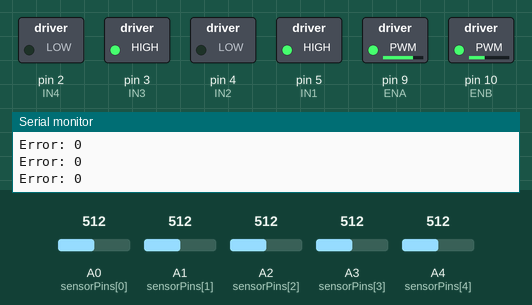
Simulated run of this sketch. Board: Arduino Uno, built with avr-gcc and run on an emulated ATmega328P. Shown: switched loads named in the sketch (green lamp = pin HIGH), the last lines printed to the serial monitor. The test bench sets the inputs (shaded band); at power-on: A0 (sensorPins[0]) = 512, A2 (sensorPins[2]) = 512, A1 (sensorPins[1]) = 512, A3 (sensorPins[3]) = 512, A4 (sensorPins[4]) = 512.

Above: at 1.2 s.
1.3 s: A0 (sensorPins[0]) set to 487
At 2.4 s:
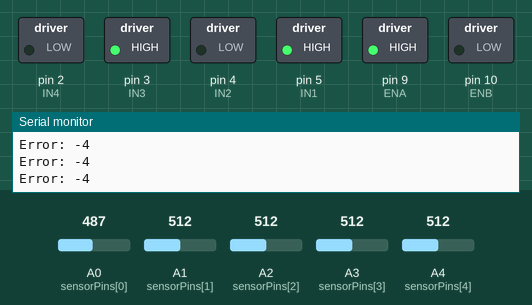
2.8 s: A2 (sensorPins[2]) set to 486
At 3.4 s:
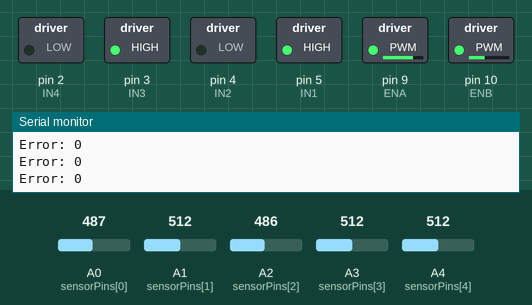
4.3 s: A2 (sensorPins[2]) set to 510
At 5.7 s:
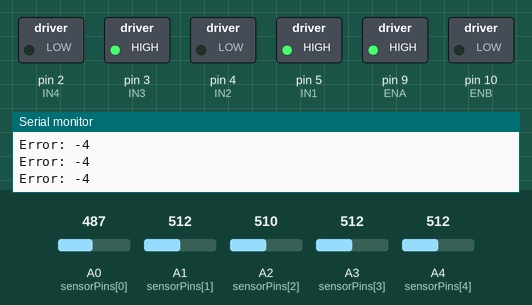
7.3 s: A1 (sensorPins[1]) set to 490
At 8.3 s:
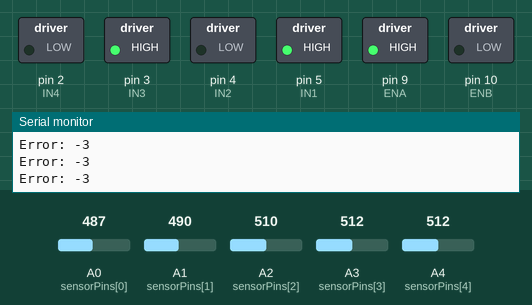
8.8 s: A0 (sensorPins[0]) set to 510
At 9.4 s:
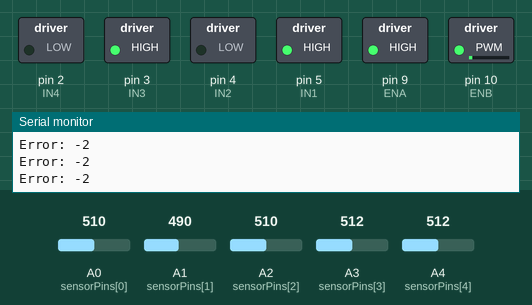
10.3 s: A0 (sensorPins[0]) set to 490
At 11.7 s:
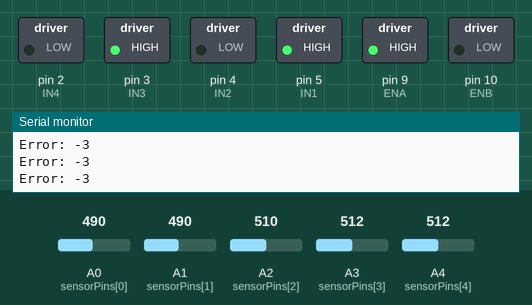
Timing chart, 0 to 12.8 s (numbered marks = the images above; inputs shaded):
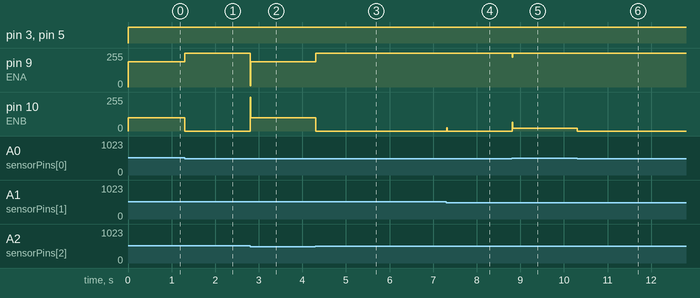

Measured:
- the behaviour switches between 500 and 499 on A0 (sensorPins[0]) (found by bisection; images 0 and 1)
- the behaviour switches between 500 and 499 on A2 (sensorPins[2]) (found by bisection; images 1 and 2)
- after the input at 1.3 s, pin 9 (ENA): 190/255 → 255/255 at once; pin 10 (ENB): 98/255 → 0/255 at once
- after the input at 2.8 s, pin 9 (ENA): 255/255 → 190/255 at once; pin 10 (ENB): 0/255 → 98/255 at once
- after the input at 4.3 s, pin 9 (ENA): 190/255 → 255/255 at once; pin 10 (ENB): 98/255 → 0/255 at once
- after the input at 7.3 s, pin 10 (ENB): 0/255 → 26/255 at once, → 0/255 0.01 s later
- after the input at 8.8 s, pin 9 (ENA): 255/255 → 223/255 at once, → 255/255 0.01 s later; pin 10 (ENB): 0/255 → 20/255 at once
- after the input at 10.3 s, pin 10 (ENB): 20/255 → 0/255 at once

The sketch:

Linefollowercode.ino
```cpp
// ===== MOTOR PINS =====
#define ENA 9    // RIGHT motor
#define ENB 10   // LEFT motor
#define IN1 5
#define IN2 4
#define IN3 3
#define IN4 2

// ===== SENSOR PINS =====
int sensorPins[5] = {A0, A1, A2, A3, A4};
int s[5];

// ===== PID =====
float Kp = 39;
float Kd = 45;

int error = 0, previous_error = 0;

int baseRight = 190;
int baseLeft  = 98;

int leftSpeed, rightSpeed;

void setup() {
  Serial.begin(9600);

  pinMode(ENA, OUTPUT);
  pinMode(ENB, OUTPUT);
  pinMode(IN1, OUTPUT);
  pinMode(IN2, OUTPUT);
  pinMode(IN3, OUTPUT);
  pinMode(IN4, OUTPUT);
}

void loop() {

  // ===== SENSOR READ =====
  for (int i = 0; i < 5; i++) {
    int val = analogRead(sensorPins[i]);

    if (val < 500) s[i] = 1;   // BLACK
    else s[i] = 0;
  }

  // ===== PATTERN BASED ERROR =====
  if (s[0] && !s[1] && !s[2] && !s[3] && !s[4]) error = -4;
  else if (s[0] && s[1] && !s[2]) error = -3;
  else if (!s[0] && s[1] && !s[2]) error = -2;
  else if (!s[1] && s[2] && !s[3]) error = 0;   // 🔥 CENTER LOCK
  else if (!s[2] && s[3] && !s[4]) error = 2;
  else if (!s[2] && s[3] && s[4]) error = 3;
  else if (!s[0] && !s[1] && !s[2] && !s[3] && s[4]) error = 4;

  // ===== PID =====
  int derivative = error - previous_error;
  int PID = (Kp * error) + (Kd * derivative);
  previous_error = error;

  // ===== MOTOR SPEED =====
  rightSpeed = baseRight - PID;
  leftSpeed  = baseLeft  + PID;

  // LIMIT
  rightSpeed = constrain(rightSpeed, 0, 255);
  leftSpeed  = constrain(leftSpeed, 0, 255);

  moveMotor(leftSpeed, rightSpeed);

  // DEBUG
  Serial.print("Error: ");
  Serial.println(error);
}

// ===== MOTOR =====
void moveMotor(int left, int right) {
  digitalWrite(IN1, HIGH);
  digitalWrite(IN2, LOW);
  digitalWrite(IN3, HIGH);
  digitalWrite(IN4, LOW);

  analogWrite(ENA, right);
  analogWrite(ENB, left);
}
```
